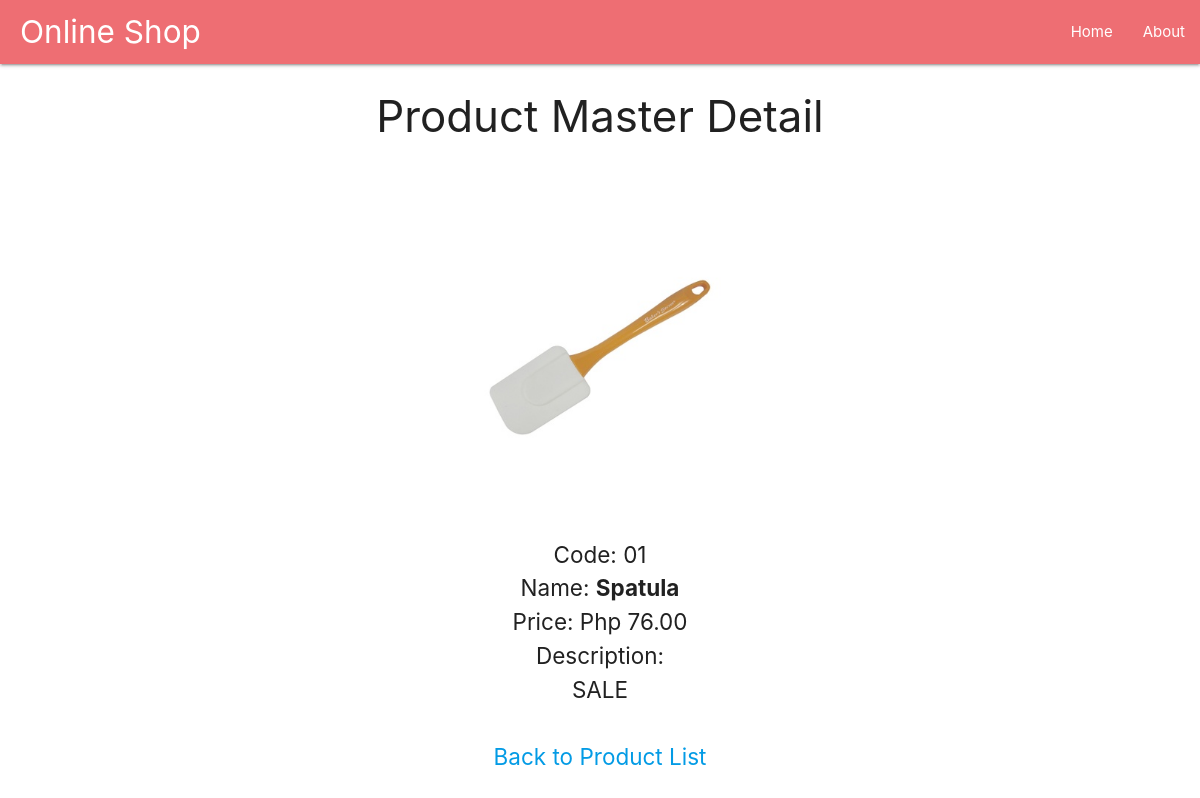
The page /pmi/product_detail/1 on the database its author committed.
### pmi/models.py (models this page shows, shortened)
class Product(models.Model):
  code = models.CharField(max_length=200,default="000-0000")
  name = models.CharField(max_length=200,default="Unnamed")
  description = models.CharField(max_length=200,default="N/A")
  price = models.DecimalField(max_digits=10,decimal_places=2,default="0.00")
  date_entry = models.DateTimeField(default=timezone.now())
  photo = models.ImageField(upload_to='images/')

### pmi/views.py (the view)
# urls.py: path('product_detail/<int:id>', views.product_detail, name='product_detail'),
def product_detail(request,id):
  context={
    "id": id,
    "product": get_object_or_404(Product, pk=id),
  }
  return render(request, 'pmi/product_detail.html', context=context)

### pmi/templates/pmi/product_detail.html (shortened to what this page needs)
{% extends "pmi/base.html" %}
{% load static %}
{% block content %}
<center>
  <h3>Product Master Detail</h3>
  <img width="256px" src="{{ product.photo.url }}"><br/>
  Code: {{ product.code }}<br/>
  Name: <b>{{ product.name }}</b><br/>
  Price: Php {{ product.price }}<br/>
  Description:<br/>
  {{ product.description }}<br/><br/>
  <a href="{% url 'homepage' %}">Back to Product List</a><br/><br/>
</center>
{% endblock %}

### pmi/static/css/style.css (style rules this page uses)
body { font-size: 1.5rem; }

### rows shown on the page
Product: photo (picture), code "01", name "Spatula", price "76.00", description "SALE"
